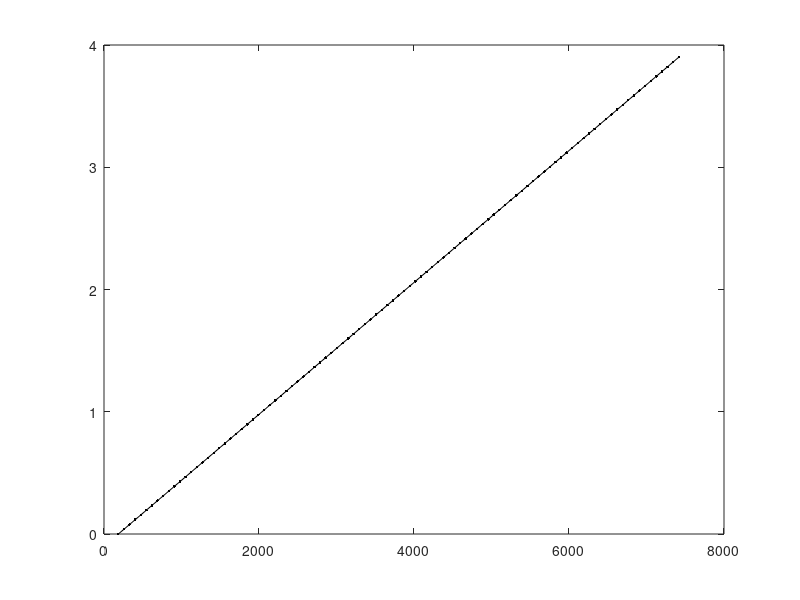
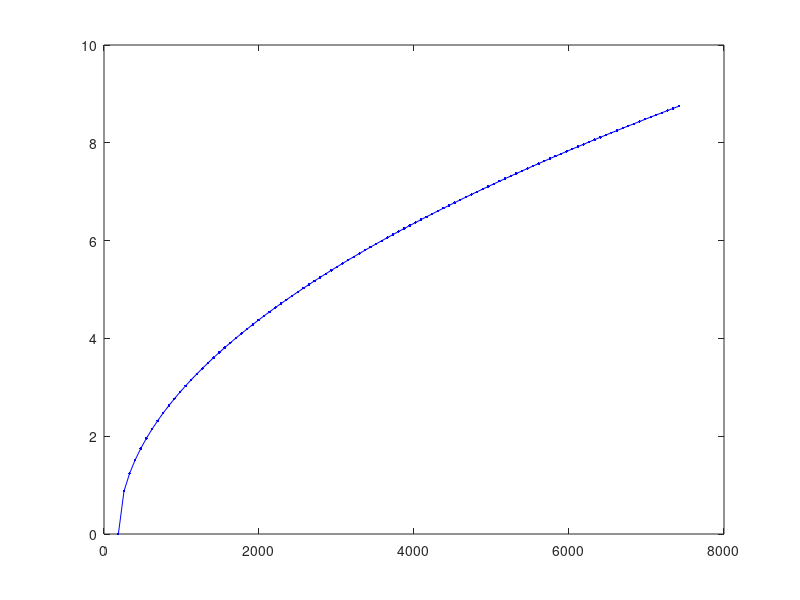

Source code (MATLAB) for these figures, in order:
clc;clear

m = 113.398; % maximum weight allowed
g = 9.81; % gravitational acceleration
l = 0.1; % cylinder length is 20 cm fully extended

F = linspace(m*g,40*m*g,101); % choose cylinder force from 1mg to 5mg

vsquared = 2*l/m*(F-m*g);
v = sqrt(vsquared);
h = 0.5*vsquared/g;

figure(1)
plot(F/6,h,'k.-')
figure(2)
plot(F/6,v,'b.-')